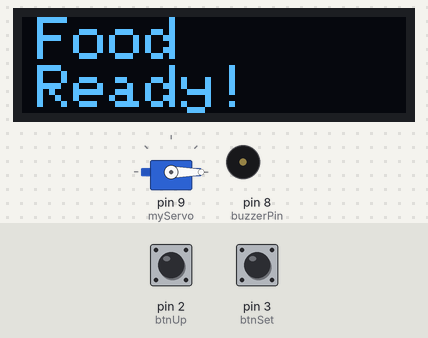
Simulated run of this sketch. Board: Arduino Uno, built with avr-gcc and run on an emulated ATmega328P. Shown: 128×32 one-colour display, servo, buzzer (waves = sounding, pin HIGH). The test bench sets the inputs (shaded band); at power-on: pin 3 (btnSet) HIGH, pin 2 (btnUp) HIGH. What the sketch prints to the serial monitor is not drawn.

Above: at 2.0 s.
At 8.1 s:
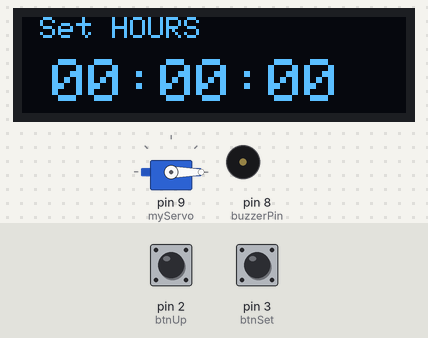
8.2 s: pin 3 (btnSet) pulled LOW for 0.15 s
At 8.7 s:
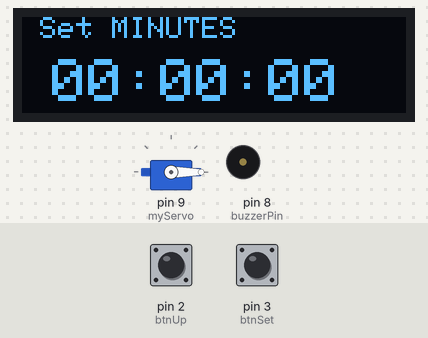
9.8 s: pin 3 (btnSet) pulled LOW for 1 s
At 11.1 s:
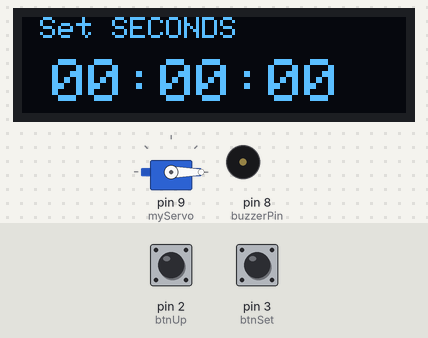
12.3 s: pin 3 (btnSet) pulled LOW for 0.15 s
At 13.8 s:
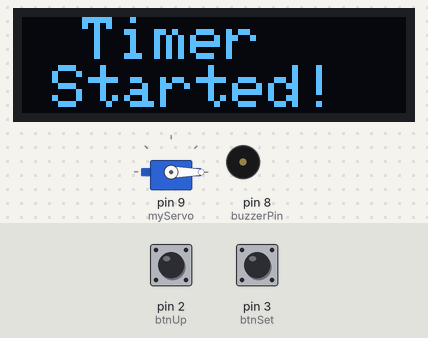
Timing chart, 0 to 15.3 s (numbered marks = the images above; inputs shaded):
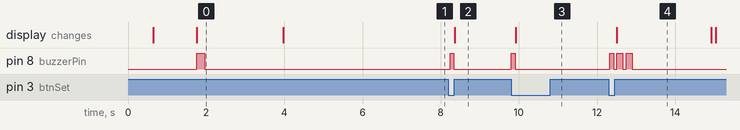

The sketch:

A_R.ino
```cpp
#include <Wire.h>
#include <Adafruit_GFX.h>
#include <Adafruit_SSD1306.h>
#include <Servo.h>

#define SCREEN_WIDTH 128
#define SCREEN_HEIGHT 32
#define OLED_RESET -1
#define SCREEN_ADDRESS 0x3C

Adafruit_SSD1306 display(SCREEN_WIDTH, SCREEN_HEIGHT, &Wire, OLED_RESET);
Servo myServo;


const int btnUp = 2;
const int btnSet = 3;
const int buzzerPin = 8;


int setHour = 0;
int setMin = 0;
int setSec = 0;
unsigned long intervalSeconds = 0;
unsigned long lastDispenseTime = 0;
bool intervalSet = false;
int mode = 0;


bool btnUpPressed = false;
bool btnSetPressed = false;
unsigned long lastDebounceUp = 0;
unsigned long lastDebounceSet = 0;
const unsigned long debounceDelay = 50;
bool setupComplete = false;

void setup() {
  Serial.begin(9600);
  Serial.println("=== Food Dispenser Starting ===");


  pinMode(btnUp, INPUT_PULLUP);
  pinMode(btnSet, INPUT_PULLUP);


  delay(500);

  Wire.begin();
  Wire.setClock(100000);
  delay(100);


  if(!display.begin(SSD1306_SWITCHCAPVCC, SCREEN_ADDRESS)) {
    Serial.println(F("SSD1306 nije pronađen!"));
    for(;;);
  }
  Serial.println("OLED 128x32 initialized");

  display.clearDisplay();
  display.setTextColor(SSD1306_WHITE);
  display.display();
  delay(100);


  myServo.attach(9);
  Serial.println("Resetting servo...");
  myServo.write(0);
  delay(1000);
  myServo.detach();
  Serial.println("Servo ready");


  pinMode(buzzerPin, OUTPUT);
  digitalWrite(buzzerPin, LOW);


  display.clearDisplay();
  display.setTextSize(2);
  display.setCursor(5, 0);
  display.println(F("Food"));
  display.setCursor(5, 16);
  display.println(F("Ready!"));
  display.display();


  digitalWrite(buzzerPin, HIGH);
  delay(200);
  digitalWrite(buzzerPin, LOW);

  delay(2000);


  displaySettingScreen();

  Serial.println("=== Setup complete ===");
  Serial.println("Mode 0: Set HOURS");

  delay(3000);


  Serial.print("Button UP state: ");
  Serial.println(digitalRead(btnUp));
  Serial.print("Button SET state: ");
  Serial.println(digitalRead(btnSet));


  lastDebounceUp = millis();
  lastDebounceSet = millis();

  btnUpPressed = true;
  btnSetPressed = true;


  setupComplete = true;

  Serial.println("Ready for input!");
}

void loop() {

  if (!intervalSet) {
    handleSetting();
    return;
  }


  unsigned long currentSeconds = millis() / 1000;
  unsigned long elapsed = currentSeconds - lastDispenseTime;

  if (elapsed >= intervalSeconds) {
    dispenseFood();
    lastDispenseTime = millis() / 1000;
  }

  unsigned long remaining = intervalSeconds - elapsed;


  display.clearDisplay();
  display.setTextSize(1);
  display.setCursor(15, 0);
  display.println(F("Next feeding:"));

  display.setTextSize(2);
  display.setCursor(5, 14);
  display.print(formatTime(remaining / 3600));
  display.print(F(":"));
  display.print(formatTime((remaining % 3600) / 60));
  display.print(F(":"));
  display.print(formatTime(remaining % 60));

  display.display();

  delay(100);
}

void handleSetting() {
  if (!setupComplete) {
    return;
  }

  unsigned long currentTime = millis();

  int btnUpState = digitalRead(btnUp);
  int btnSetState = digitalRead(btnSet);

  if (btnUpState == LOW) {
    if (!btnUpPressed && (currentTime - lastDebounceUp > debounceDelay)) {
      btnUpPressed = true;
      lastDebounceUp = currentTime;

      Serial.println("UP button pressed!");

      if (mode == 0) {
        setHour = (setHour + 1) % 24;
        Serial.print("Hour: ");
        Serial.println(setHour);
      }
      else if (mode == 1) {
        setMin = (setMin + 1) % 60;
        Serial.print("Minute: ");
        Serial.println(setMin);
      }
      else if (mode == 2) {
        setSec = (setSec + 1) % 60;
        Serial.print("Second: ");
        Serial.println(setSec);
      }


      digitalWrite(buzzerPin, HIGH);
      delay(50);
      digitalWrite(buzzerPin, LOW);


      displaySettingScreen();
    }
  } else {
    if (btnUpPressed) {
      Serial.println("UP button released");
    }
    btnUpPressed = false;
  }


  if (btnSetState == LOW) {
    if (!btnSetPressed && (currentTime - lastDebounceSet > debounceDelay)) {
      btnSetPressed = true;
      lastDebounceSet = currentTime;

      mode++;
      Serial.print("Mode changed to: ");
      Serial.println(mode);


      digitalWrite(buzzerPin, HIGH);
      delay(100);
      digitalWrite(buzzerPin, LOW);


      if (mode > 2) {
        intervalSeconds = (unsigned long)setHour * 3600UL +
                         (unsigned long)setMin * 60UL +
                         (unsigned long)setSec;

        if (intervalSeconds == 0) {
          intervalSeconds = 60;
          Serial.println("Interval was 0, set to 60 seconds");
        }

        lastDispenseTime = millis() / 1000;
        intervalSet = true;

        Serial.println("=========================");
        Serial.print("TIMER STARTED! Interval: ");
        Serial.print(intervalSeconds);
        Serial.println(" seconds");
        Serial.println("=========================");


        display.clearDisplay();
        display.setTextSize(2);
        display.setCursor(20, 0);
        display.println(F("Timer"));
        display.setCursor(10, 16);
        display.println(F("Started!"));
        display.display();


        digitalWrite(buzzerPin, HIGH);
        delay(150);
        digitalWrite(buzzerPin, LOW);
        delay(100);
        digitalWrite(buzzerPin, HIGH);
        delay(150);
        digitalWrite(buzzerPin, LOW);

        delay(2000);
        return;
      }

      displaySettingScreen();
    }
  } else {
    btnSetPressed = false;
  }

  delay(50);
}

void displaySettingScreen() {
  display.clearDisplay();
  display.setTextSize(1);
  display.setCursor(0, 0);

  if (mode == 0) {
    display.println(F(" Set HOURS"));
  }
  else if (mode == 1) {
    display.println(F(" Set MINUTES"));
  }
  else if (mode == 2) {
    display.println(F(" Set SECONDS"));
  }


  display.setTextSize(2);
  display.setCursor(10, 14);
  display.print(formatTime(setHour));
  display.print(F(":"));
  display.print(formatTime(setMin));
  display.print(F(":"));
  display.print(formatTime(setSec));

  display.display();
}


void dispenseFood() {
  Serial.println("=========================");
  Serial.println("=== DISPENSING FOOD ===");
  Serial.println("=========================");

  display.clearDisplay();
  display.setTextSize(2);
  display.setCursor(10, 8);
  display.println(F("FEEDING"));
  display.display();


  digitalWrite(buzzerPin, HIGH);
  delay(300);
  digitalWrite(buzzerPin, LOW);
  delay(200);

  myServo.attach(9);
  delay(100);

  Serial.println("Servo: 0 -> 60");

  display.clearDisplay();
  display.setTextSize(1);
  display.setCursor(10, 5);
  display.println(F("Dispensing..."));
  display.setTextSize(2);
  display.setCursor(40, 15);
  display.println(F(">>>"));
  display.display();

  myServo.write(60);
  delay(2000);

  Serial.println("Servo: 60 -> 0");
  myServo.write(0);
  delay(1000);

  myServo.detach();
  Serial.println("Servo detached");


  digitalWrite(buzzerPin, HIGH);
  delay(200);
  digitalWrite(buzzerPin, LOW);

  display.clearDisplay();
  display.setTextSize(2);
  display.setCursor(25, 8);
  display.println(F("Done!"));
  display.display();
  delay(2000);

  Serial.println("=========================");
  Serial.println("=== COMPLETE ===");
  Serial.println("=========================\n");
}


String formatTime(int val) {
  if (val < 10) return "0" + String(val);
  return String(val);
}
```

Measured:
- after the input at 8.2 s, pin 8 (buzzerPin): LOW → HIGH at once, → LOW 0.10 s later; the display: changes after 0.16 s (image 2)
- after the input at 9.8 s, pin 8 (buzzerPin): LOW → HIGH at once, → LOW 0.10 s later; the display: changes after 0.12 s (image 3)
- after the input at 12.3 s, pin 8 (buzzerPin): alternates HIGH for 0.15 s and LOW for 0.09 s, 6 changes in all, then stays LOW, starting at once; the display: changes after 0.20 s (image 4)
- what the display in image 0 shows lasts 2.2 s, from 1.8 s to 4.0 s
